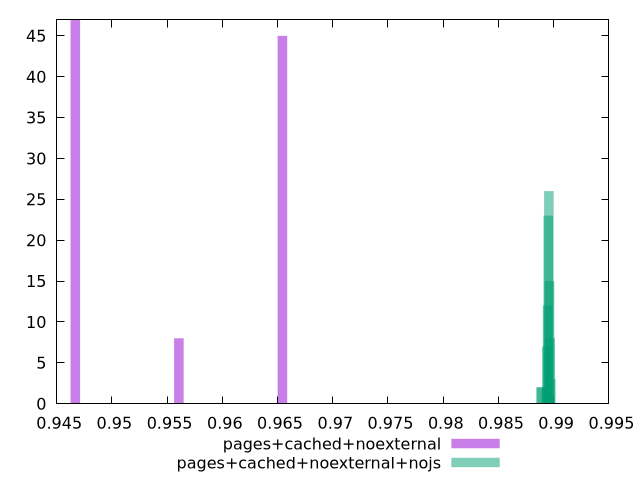

Reproduce this figure in gnuplot.
$_pagesCachedNoexternal <<EOF
0.9466947766712873 47
0.9560679922818942 8
0.965441207892501 45
EOF
$_pagesCachedNoexternalNojs <<EOF
0.9895662541556873 26
0.9896254989772257 15
0.9897439886203024 3
0.9896847437987641 8
0.9895070093341489 23
0.9894477645126105 12
0.9893885196910721 7
0.9893292748695338 2
0.9888553162972267 2
0.9889145611187651 2
EOF
set key outside below
set terminal pngcairo
set output "report_00005_2020-11-02T22-26-11.212Z/first-meaningful-paint/first-meaningful-paint_pages+cached+noexternal_pages+cached+noexternal+nojs+hist.png"
set boxwidth 0.0008609842389803024
set style fill transparent solid 0.5 noborder
set yrange [0:47]
plot $_pagesCachedNoexternal title "pages+cached+noexternal" with boxes ,$_pagesCachedNoexternalNojs title "pages+cached+noexternal+nojs" with boxes ,
